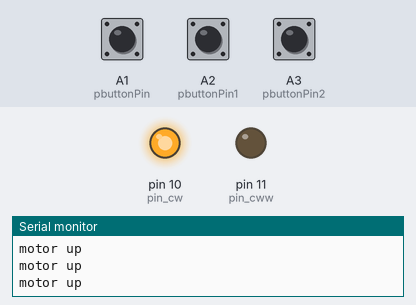
The sketch below on a simulated Arduino Uno, built with avr-gcc and run on an emulated ATmega328P. On the bench: output pins drawn as LEDs (lit = HIGH), the last lines printed to the serial monitor. The test bench sets the inputs (shaded band); at power-on: A2 (pbuttonPin1) HIGH, A3 (pbuttonPin2) HIGH, A1 (pbuttonPin) HIGH.

Above: at 1.2 s.
1.3 s: A2 (pbuttonPin1) pulled LOW for 0.15 s
At 1.39 s:
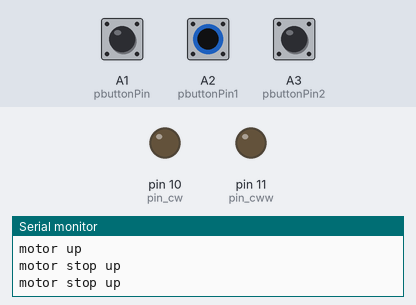
2.9 s: A3 (pbuttonPin2) pulled LOW for 0.15 s
At 2.99 s:
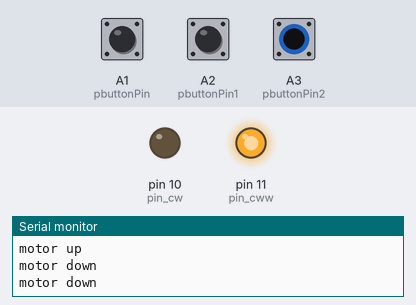
4.5 s: A2 (pbuttonPin1) pulled LOW for 3.2 s
At 5.5 s:
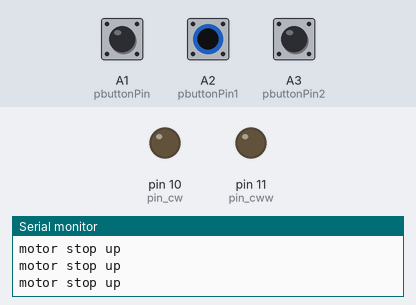
9.2 s: A3 (pbuttonPin2) pulled LOW for 0.15 s
At 9.8 s:
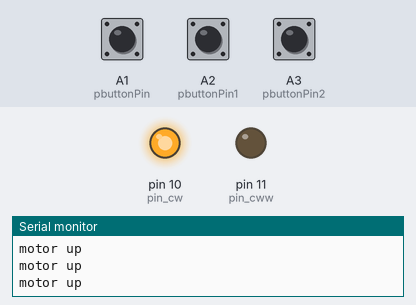
12.3 s: A2 (pbuttonPin1) pulled LOW for 1 s
At 13.1 s:
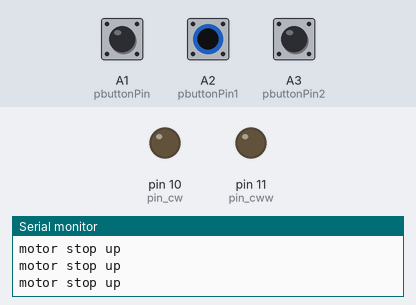
16.3 s: A3 (pbuttonPin2) pulled LOW for 1 s
At 17.7 s:
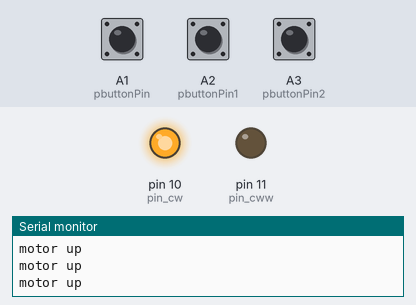
Timing chart, 0 to 19.3 s (numbered marks = the images above; inputs shaded):
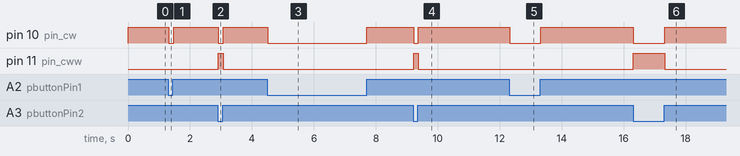

The sketch:

motor_limit_switch.ino
```cpp
int pbuttonPin = A1;// connect output to push button
int pbuttonPin1 = A2;// connect output to push button
int pbuttonPin2 = A3;// connect output to push button
int relayPin = 13;// Connected to relay (LED)

#define pin_cw 10
#define pin_cww 11

int sens_a = 0;
int sens_b = 0;
int hujan  = 0;
void setup() {
  // Robojax.com code and video tutorial for push button ON and OFF
  Serial.begin(9600);
  pinMode(pbuttonPin, INPUT_PULLUP);
  pinMode(pbuttonPin1, INPUT_PULLUP);
  pinMode(pbuttonPin2, INPUT_PULLUP);
  pinMode(pin_cw,OUTPUT);
  pinMode(pin_cww,OUTPUT);
}

void loop() {
// Robojax.com code and video tutorial for push button ON and OFF
  int st = 0;
  sens_a = digitalRead(pbuttonPin);// read the push button value
  sens_b = digitalRead(pbuttonPin1);
  hujan = digitalRead(pbuttonPin2);

 if(st==0){
   if(sens_a == HIGH && hujan == LOW){
    Serial.println("motor down");
    digitalWrite(pin_cww,HIGH);
    digitalWrite(pin_cw,LOW);
  }
  if(sens_a == LOW && hujan == LOW){
    Serial.println("motor stop down");
    digitalWrite(pin_cww,LOW);
    digitalWrite(pin_cw,LOW);
  }
  st = 1;
}
if(st==1){
   if(sens_b == LOW && hujan == HIGH){
    Serial.println("motor stop up");
    digitalWrite(pin_cww,LOW);
    digitalWrite(pin_cw,LOW);

  }
  if(sens_b == HIGH && hujan == HIGH){
    Serial.println("motor up");
    digitalWrite(pin_cww,LOW);
    digitalWrite(pin_cw,HIGH);
  }
  st = 0;
}
}
```

Measured:
- after the input at 1.3 s, pin 10 (pin_cw): HIGH → LOW at once, → HIGH 0.15 s later
- after the input at 2.9 s, pin 10 (pin_cw): HIGH → LOW at once, → HIGH 0.15 s later; pin 11 (pin_cww): LOW → HIGH at once, → LOW 0.15 s later
- after the input at 4.5 s, pin 10 (pin_cw): HIGH → LOW at once, → HIGH 3.2 s later
- after the input at 9.2 s, pin 10 (pin_cw): HIGH → LOW at once, → HIGH 0.15 s later; pin 11 (pin_cww): LOW → HIGH at once, → LOW 0.15 s later
- after the input at 12.3 s, pin 10 (pin_cw): HIGH → LOW at once, → HIGH 1.0 s later
- after the input at 16.3 s, pin 10 (pin_cw): HIGH → LOW at once, → HIGH 1.0 s later; pin 11 (pin_cww): LOW → HIGH at once, → LOW 1.0 s later
